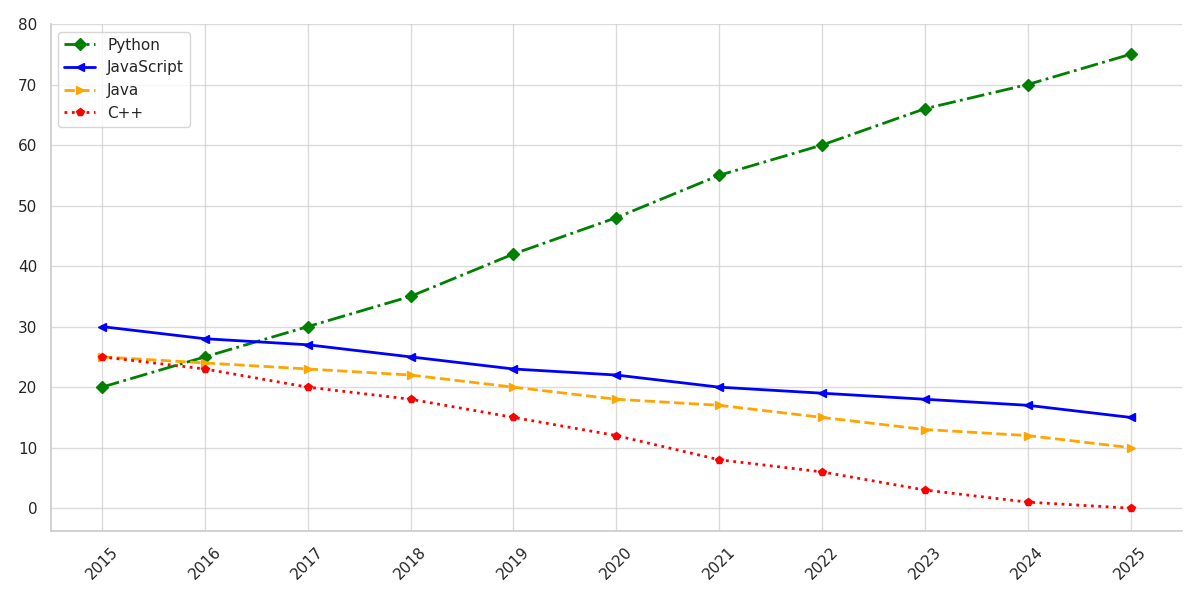

The script that drew this image:
import matplotlib.pyplot as plt
import numpy as np

years = np.array(list(range(2015, 2026)))

# Sample data
python_popularity = [20, 25, 30, 35, 42, 48, 55, 60, 66, 70, 75]
javascript_popularity = [30, 28, 27, 25, 23, 22, 20, 19, 18, 17, 15]
java_popularity = [25, 24, 23, 22, 20, 18, 17, 15, 13, 12, 10]
cpp_popularity = [25, 23, 20, 18, 15, 12, 8, 6, 3, 1, 0]

plt.figure(figsize=(12, 6))

# Use different colors and styles for each line
plt.plot(years, python_popularity, marker='D', linestyle='-.', color='green', linewidth=2, label='Python')
plt.plot(years, javascript_popularity, marker='<', linestyle='-', color='blue', linewidth=2, label='JavaScript')
plt.plot(years, java_popularity, marker='>', linestyle='--', color='orange', linewidth=2, label='Java')
plt.plot(years, cpp_popularity, marker='p', linestyle=':', color='red', linewidth=2, label='C++')

# Altered legends
plt.legend(loc='upper left')

# Customizing grids and removing borders
plt.grid(True, linestyle='-', alpha=0.7)
plt.gca().spines['top'].set_visible(False)
plt.gca().spines['right'].set_visible(False)

plt.xticks(years, rotation=45)
plt.yticks(range(0, 81, 10))

plt.tight_layout()
plt.show()
